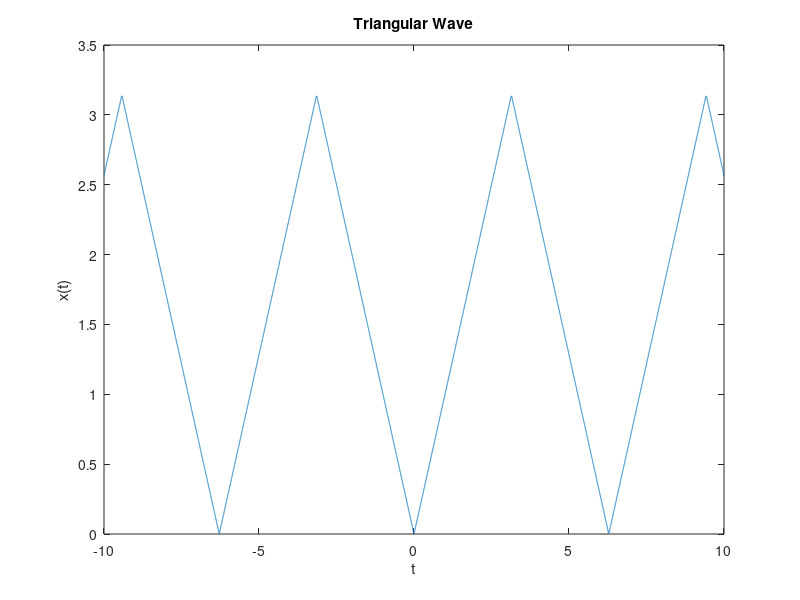

Recreate this plot in MATLAB. (Note: this script raises an error after producing the figure.)
t=-10:0.001:10;
n=1:2:100;
x=pi/2-sum(4./(pi*n.*n) * cos(n'*t), 1);
plot(t, x);
xlabel('t');
ylabel('x(t)');
title('Triangular Wave');
subtitle({'$x(t)=|t|, \quad -\pi < t < \pi$', ... 
    '$x(t+2\pi)=x(t)$'}, 'Interpreter', 'Latex');
grid;
axis equal;